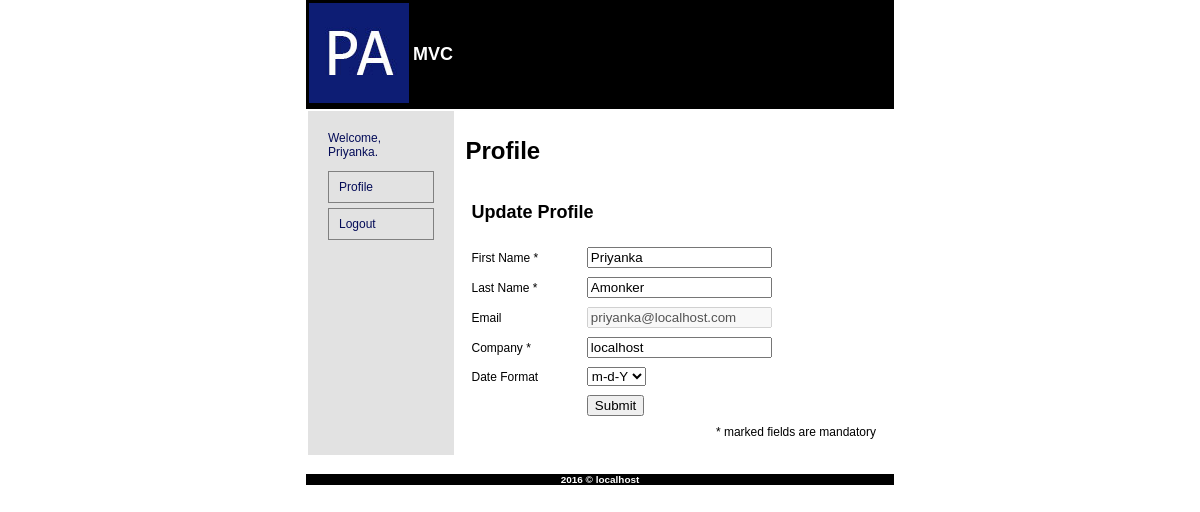
The app's page /?controller=user&action=editprofile&id=18 (signed in) with its own data.
### tables this page shows
CREATE TABLE IF NOT EXISTS `brp_user_profile` (
  `id` int(11) NOT NULL AUTO_INCREMENT,
  `uid` int(11) NOT NULL,
  `firstname` varchar(50) NOT NULL,
  `lastname` varchar(50) NOT NULL,
  `role` varchar(20) NOT NULL,
  `company` varchar(255) NOT NULL,
  `date_format` varchar(25) NOT NULL,
  `pending_requests` int(11) DEFAULT '0',
  `last_activity` datetime NOT NULL,
  PRIMARY KEY (`id`),
  UNIQUE KEY `uid` (`uid`)
);

CREATE TABLE IF NOT EXISTS `brp_user` (
  `id` int(11) NOT NULL AUTO_INCREMENT,
  `email` varchar(200) NOT NULL,
  `pass` text NOT NULL,
  `status` varchar(25) NOT NULL,
  `created` datetime NOT NULL,
  PRIMARY KEY (`id`)
);

### index.php (called while the page is built, shortened)
<?php
try {
	require_once __SITE_PATH . "/config/routes.php";
}
catch(Exception $e) {
	render('error',array('message'=>$e->getMessage()));
}
?>

### app/models/user.model.php (called while the page is built, shortened)
<?php
class User{
	public static function show($arr = array()){
		global $db;
		if(empty($arr)){
			$st = $db->prepare("SELECT `brp_user`.`id`, `email`, `status`, `firstname`, `lastname`, `company` FROM `brp_user`, `brp_user_profile` WHERE `brp_user`.`id` = `brp_user_profile`.`uid`");
		}
		else if(!empty($arr['id'])){
			$st = $db->prepare("SELECT `brp_user`.`id`, `email`, `status`, `created`, `firstname`, `lastname`, `company`, `role`, `date_format`, `last_activity` FROM `brp_user`, `brp_user_profile` WHERE `brp_user`.`id` = `brp_user_profile`.`uid` AND `brp_user`.`id`=:id");
		}
		else{
			throw new Exception("Unsupported property!");
		}
		$st->execute($arr);
		return $st->fetchAll(PDO::FETCH_CLASS, "User");
	}
}
?>

### app/views/user/editprofile.php (the view, shortened to what this page needs)
<form name="user" method="post" action="?controller=user&action=updateprofile">
	<table style="width:100%;" cellspacing="3" cellpadding="3">
		<tr>
			<td colspan="2"><h2>Update Profile</h2></td>
		</tr>
		<tr>
			<td>First Name *</td>
			<td><input type="text" name="firstname" value="<?php echo $users->firstname; ?>"></td>
		</tr>
		<tr>
			<td>Last Name *</td>
			<td><input type="text" name="lastname" value="<?php echo $users->lastname; ?>"></td>
		</tr>
		<tr>
			<td>Email</td>
			<td><input type="text" name="email" value="<?php echo $users->email; ?>" disabled></td>
		</tr>
		<tr>
			<td>Company *</td>
			<td><input type="text" name="company" value="<?php echo $users->company; ?>"></td>
		</tr>
		<tr>
			<td>Date Format</td>
			<td>
				<select name="date_format" id="date_format">
					<option value="m-d-Y">m-d-Y</option>
				</select>
			</td>
		</tr>
		<tr>
			<td>&nbsp;</td>
			<td><input type="submit" name="submit" value="Submit"></td>
		</tr>
		<tr>
			<td>&nbsp;</td>
			<td class="align-right">* marked fields are mandatory</td>
		</tr>
	</table>
</form>

### app/assets/css/styles.css (style rules this page uses)
html, body { width:70%; margin:auto; }
html, body, div, table, tr, td, p, ul, li, a, h1, h2, h3, h4, h5, h6, span, font { font-family: Arial; }
html, body, div, table, tr, td, p, ul, li, a, span, font { font-size:12px; }
.align-right { text-align:right; }

### records on screen
brp_user_profile: firstname "Priyanka", lastname "Amonker", email "priyanka@localhost.com", company "localhost"

### other values on screen
Session::get('firstname') "Priyanka"
$title "Profile"
$GLOBALS['defaultFooter'] "2016 © localhost"
